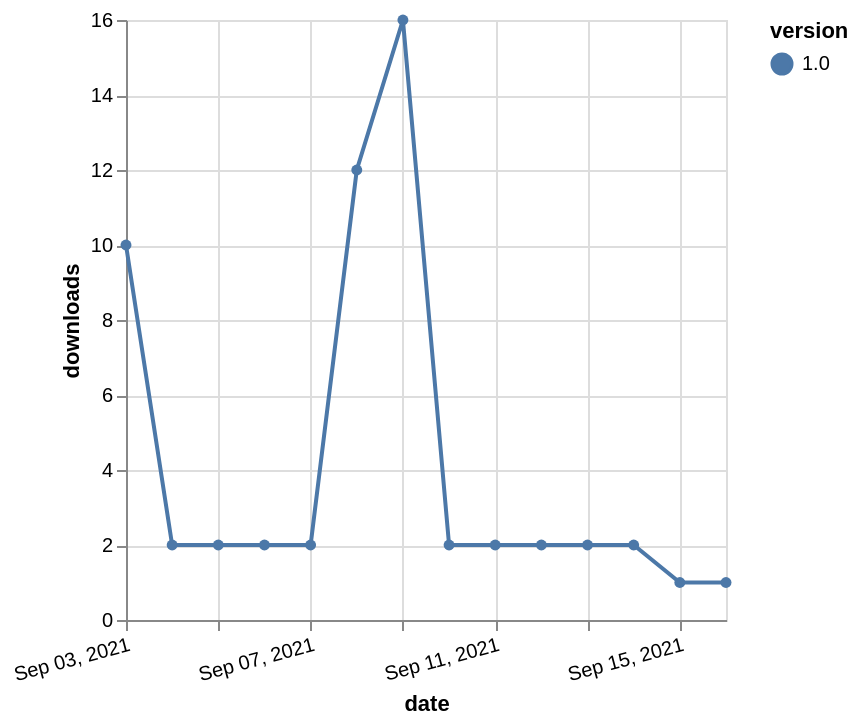

Vega-Lite specification for this chart:
### Vega-Lite specification from a JSON file in a GitHub repository (floating-point values rounded to 4 significant figures)
{"$schema": "https://vega.github.io/schema/vega-lite/v5.json", "description": "A simple bar chart with embedded data.", "data": {"values": [{"date": "2021-09-03", "total": 789, "delta": 10, "version": "1.0"}, {"date": "2021-09-04", "total": 791, "delta": 2, "version": "1.0"}, {"date": "2021-09-05", "total": 793, "delta": 2, "version": "1.0"}, {"date": "2021-09-06", "total": 795, "delta": 2, "version": "1.0"}, {"date": "2021-09-07", "total": 797, "delta": 2, "version": "1.0"}, {"date": "2021-09-08", "total": 809, "delta": 12, "version": "1.0"}, {"date": "2021-09-09", "total": 825, "delta": 16, "version": "1.0"}, {"date": "2021-09-10", "total": 827, "delta": 2, "version": "1.0"}, {"date": "2021-09-11", "total": 829, "delta": 2, "version": "1.0"}, {"date": "2021-09-12", "total": 831, "delta": 2, "version": "1.0"}, {"date": "2021-09-13", "total": 833, "delta": 2, "version": "1.0"}, {"date": "2021-09-14", "total": 835, "delta": 2, "version": "1.0"}, {"date": "2021-09-15", "total": 836, "delta": 1, "version": "1.0"}, {"date": "2021-09-16", "total": 837, "delta": 1, "version": "1.0"}]}, "width": "container", "mark": {"type": "line", "point": {"filled": true}}, "encoding": {"x": {"field": "date", "type": "temporal", "timeUnit": "yearmonthdate", "title": "date", "axis": {"labelAngle": -15}}, "y": {"field": "delta", "type": "quantitative", "title": "downloads"}, "color": {"field": "version", "type": "nominal"}, "tooltip": {"field": "delta"}}}
